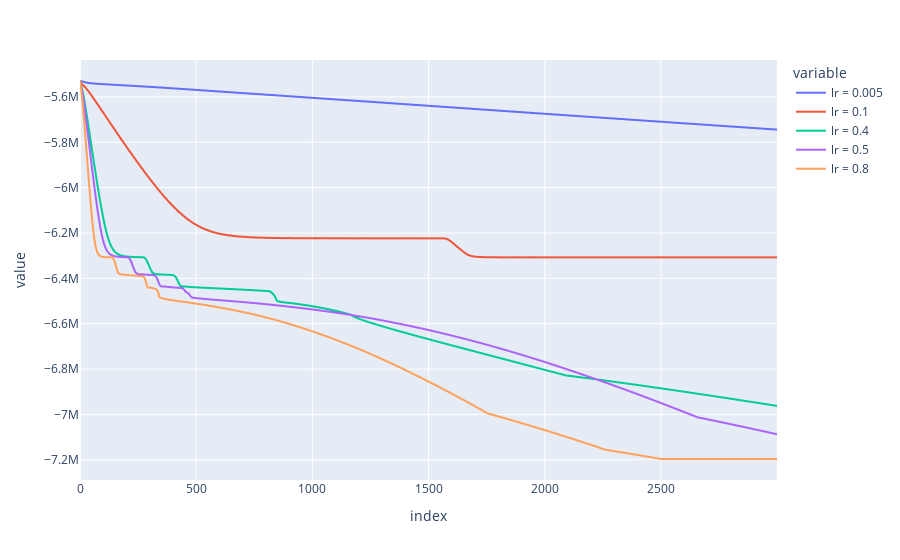

Source (notebook cell):
### Code cell
TrajectoryData = pd.DataFrame()
#TrajectoryData['Epoch'] = np.arange(3000)
for idx,lr in enumerate(LearningRates):
    TrajectoryData[f'lr= {lr}'] = Likelihoods[idx,:]

fig=px.line(TrajectoryData)
fig.show()

### Figure 1 — Plotly figure (JSON) as saved in the notebook; plotly's stock layout.template omitted (floating-point values rounded to 4 significant figures; data arrays with more than 128 entries replaced by an {"elided": "..."} marker saying what was removed)
{"data": [{"hovertemplate": "variable=lr = 0.005<br>index=%{x}<br>value=%{y}<extra></extra>", "legendgroup": "lr = 0.005", "line": {"color": "#636efa", "dash": "solid"}, "marker": {"symbol": "circle"}, "mode": "lines", "name": "lr = 0.005", "showlegend": true, "type": "scattergl", "x": {"elided": "3000 int values"}, "xaxis": "x", "y": {"elided": "3000 float values"}, "yaxis": "y"}, {"hovertemplate": "variable=lr = 0.1<br>index=%{x}<br>value=%{y}<extra></extra>", "legendgroup": "lr = 0.1", "line": {"color": "#EF553B", "dash": "solid"}, "marker": {"symbol": "circle"}, "mode": "lines", "name": "lr = 0.1", "showlegend": true, "type": "scattergl", "x": {"elided": "3000 int values"}, "xaxis": "x", "y": {"elided": "3000 float values"}, "yaxis": "y"}, {"hovertemplate": "variable=lr = 0.4<br>index=%{x}<br>value=%{y}<extra></extra>", "legendgroup": "lr = 0.4", "line": {"color": "#00cc96", "dash": "solid"}, "marker": {"symbol": "circle"}, "mode": "lines", "name": "lr = 0.4", "showlegend": true, "type": "scattergl", "x": {"elided": "3000 int values"}, "xaxis": "x", "y": {"elided": "3000 float values"}, "yaxis": "y"}, {"hovertemplate": "variable=lr = 0.5<br>index=%{x}<br>value=%{y}<extra></extra>", "legendgroup": "lr = 0.5", "line": {"color": "#ab63fa", "dash": "solid"}, "marker": {"symbol": "circle"}, "mode": "lines", "name": "lr = 0.5", "showlegend": true, "type": "scattergl", "x": {"elided": "3000 int values"}, "xaxis": "x", "y": {"elided": "3000 float values"}, "yaxis": "y"}, {"hovertemplate": "variable=lr = 0.8<br>index=%{x}<br>value=%{y}<extra></extra>", "legendgroup": "lr = 0.8", "line": {"color": "#FFA15A", "dash": "solid"}, "marker": {"symbol": "circle"}, "mode": "lines", "name": "lr = 0.8", "showlegend": true, "type": "scattergl", "x": {"elided": "3000 int values"}, "xaxis": "x", "y": {"elided": "3000 float values"}, "yaxis": "y"}], "layout": {"legend": {"title": {"text": "variable"}, "tracegroupgap": 0}, "margin": {"t": 60}, "xaxis": {"anchor": "y", "domain": [0, 1], "title": {"text": "index"}}, "yaxis": {"anchor": "x", "domain": [0, 1], "title": {"text": "value"}}}}
